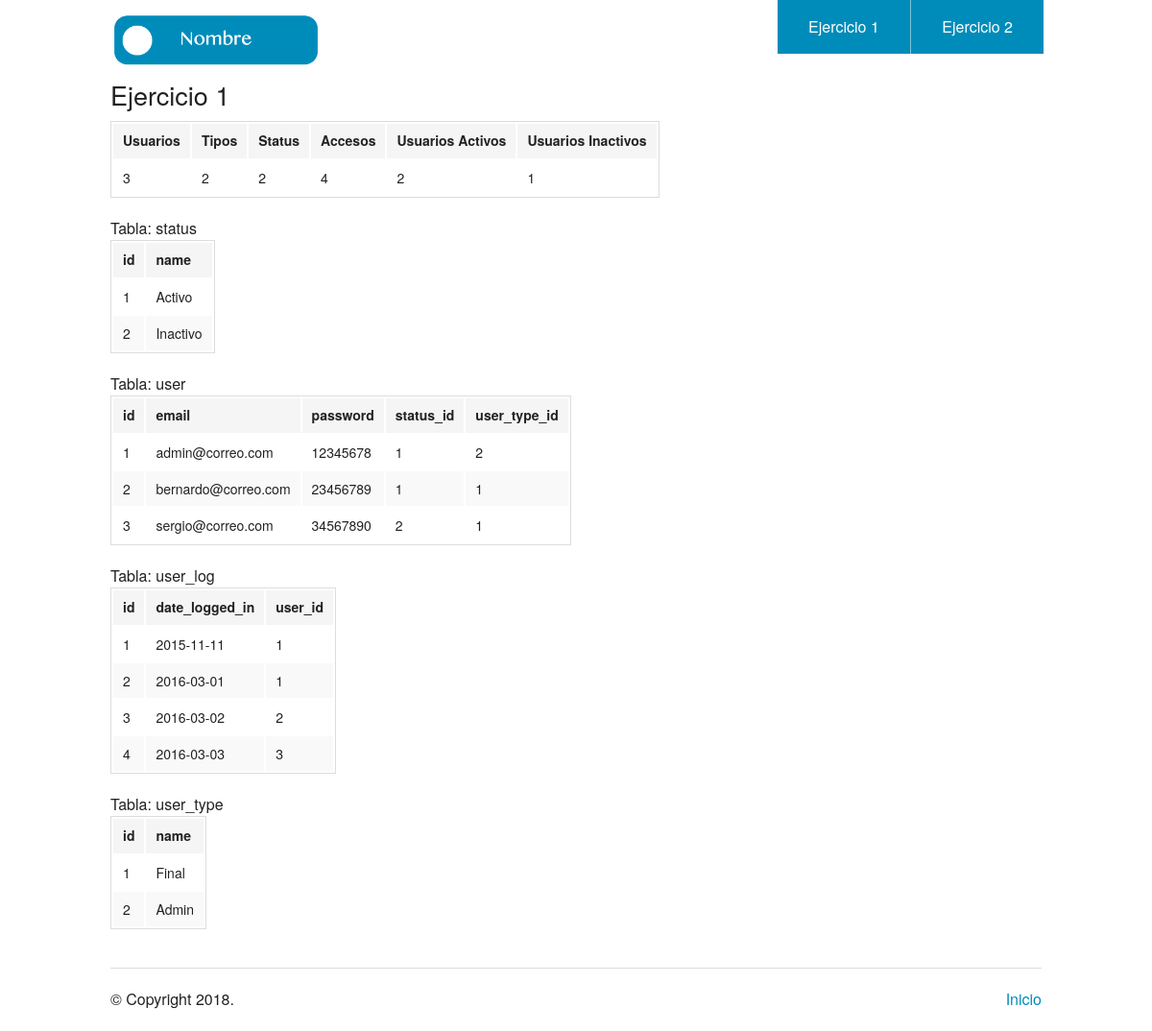
The page / on the database its author committed.
### tables this page shows
CREATE TABLE IF NOT EXISTS `status` (
  `id` int(11) NOT NULL AUTO_INCREMENT,
  `name` varchar(45) DEFAULT NULL,
  PRIMARY KEY (`id`)
);

CREATE TABLE IF NOT EXISTS `user` (
  `id` int(11) NOT NULL AUTO_INCREMENT,
  `email` varchar(45) DEFAULT NULL,
  `password` varchar(45) DEFAULT NULL,
  `status_id` int(11) NOT NULL,
  `user_type_id` int(11) NOT NULL,
  PRIMARY KEY (`id`),
  KEY `fk_user_status_idx` (`status_id`),
  KEY `fk_user_user_type1_idx` (`user_type_id`)
);

CREATE TABLE IF NOT EXISTS `user_type` (
  `id` int(11) NOT NULL AUTO_INCREMENT,
  `name` varchar(45) DEFAULT NULL,
  PRIMARY KEY (`id`)
);

### db/database2.php (called while the page is built, shortened)
<?php
	function getPDO(){
        $host = DB_HOST;
        $dbname = DB_DATABASE;
        $dbOtp = array(PDO::MYSQL_ATTR_INIT_COMMAND => "SET NAMES 'utf8'");
        $pdoObj = new PDO("mysql:host={$host};dbname={$dbname};port=3307", DB_USER, DB_PASSWORD, $dbOtp);
        return $pdoObj;
    }
	function count_users(){
		$db = getPDO();
		$stmt = $db->prepare("SELECT * FROM user");
		$stmt -> execute();
		$r = $stmt->rowCount();
		return $r;
	}
	function count_types(){
		$db = getPDO();
		$stmt = $db->prepare("SELECT * FROM user_type");
		$stmt -> execute();
		$r = $stmt->rowCount();
		return $r;
	}
	function count_status(){
		$db = getPDO();
		$stmt = $db->prepare("SELECT * FROM status");
		$stmt -> execute();
		$r = $stmt->rowCount();
		return $r;
	}
	function count_access(){
		$db = getPDO();
		$stmt = $db->prepare("SELECT * FROM user_log");
		$stmt -> execute();
		$r = $stmt->rowCount();
		return $r;
	}
	function count_active(){
		$db = getPDO();
		$stmt = $db->prepare("SELECT * FROM user WHERE status_id = 1");
		$stmt -> execute();
		$r = $stmt->rowCount();
		return $r;
	}
	function count_inactive(){
		$db = getPDO();
		$stmt = $db->prepare("SELECT * FROM user WHERE status_id = 2");
		$stmt -> execute();
		$r = $stmt->rowCount();
		return $r;
	}
	function selectAllFromTable($tabla){
		$db = getPDO();
		$stmt = $db->prepare("SELECT * FROM ".$tabla);
		$stmt->execute();
		return $stmt;
	}
?>

### index.php (the view, shortened to what this page needs)
<?php
  require_once("db/database2.php");
?>
<!doctype html>
<html class="no-js" lang="en">
  <head>
    <link rel="stylesheet" href="./css/foundation.css" />
  </head>
  <body>
    <?php require_once('header.php'); ?>
    <div class="row">
      <div class="large-9 columns">
        <h3>Ejercicio 1</h3>
        <div class="section-container tabs" data-section>
          <section class="section">
            <div class="content" data-slug="panel1">
              <table>
                <thead>
                  <th>
                    Usuarios
                  </th>
                  <th>
                    Tipos
                  </th>
                  <th>
                    Status
                  </th>
                  <th>
                    Accesos
                  </th>
                  <th>
                    Usuarios Activos
                  </th>
                  <th>
                    Usuarios Inactivos
                  </th>
                </thead>
                <tr>
                  <td>
                    <?php echo(count_users())?>
                  </td>
                  <td>
                    <?php echo(count_types())?>
                  </td>
                  <td>
                    <?php echo(count_status())?>
                  </td>
                  <td>
                    <?php echo(count_access())?>
                  </td>
                  <td>
                    <?php echo(count_active())?>
                  </td>
                  <td>
                    <?php echo(count_inactive())?>
                  </td>
                </tr>
              </table>
         	</div>
          <?php
          $tables=["status","user","user_log","user_type"];
          $cols=[["id","name"],["id","email","password","status_id","user_type_id"],["id","date_logged_in","user_id"],["id","name"]];
          $count=0;
          foreach($tables as $t){
            $r = selectAllFromTable($t);
            echo("Tabla: ".$t);
          ?>
            <table>
              <thead>
                <?php
                  for($i=0; $i<count($cols[$count]); $i++){
                    echo("<th>".$cols[$count][$i]."</th>");
                  }
                  $c = $r->rowCount();
                ?>
              </thead>
              <tbody>
                <?php
                  for($i=0; $i<$c;$i++){
                    $d=$r->fetch(PDO::FETCH_ASSOC);
                    echo("<tr>");
                    for($j=0; $j<count($cols[$count]); $j++){
                      echo("<td>".$d[$cols[$count][$j]]."</td>");
                    }
                    echo("</tr>");
                  }
                ?>
              </tbody>
            </table>
          <?php
          $count++;
          }
          ?>
          </section>
        </div>
      </div>
    </div>
    <?php require_once('footer.php'); ?>

### header.php
<div class="row">
  <div class="large-3 columns">
    <h1><img src="./img/logo.png"/></h1>
  </div>
  <div class="large-9 columns">
    <ul class="right button-group">
      <li><a href="./index.php" class="button">Ejercicio 1</a></li>
      <li><a href="./sistema_equipos.php" class="button">Ejercicio 2</a></li>
    </ul>
  </div>
</div>

### footer.php (shortened to what this page needs)
<?php $hoy = new DateTime('UTC');
      $hoy->format(DateTime::ISO8601)
 ?>
<footer class="row">
      <div class="large-12 columns">
        <hr/>
        <div class="row">
          <div class="large-6 columns">
            <p>&copy; Copyright <?php echo $hoy->format('Y');; ?>.</p>
          </div>
          <div class="large-6 columns">
            <ul class="inline-list right">
              <li><a href="./index.php">Inicio</a></li>
            </ul>
          </div>
        </div>
      </div>
    </footer>
  </body>
</html>

### rows shown on the page
status: id "1", name "Activo"
status: id "2", name "Inactivo"
user: id "1", email "admin@correo.com", password "12345678", status "1", user_type "2"
user: id "2", email "bernardo@correo.com", password "23456789", status "1", user_type "1"
user: id "3", email "sergio@correo.com", password "34567890", status "2", user_type "1"
user_type: id "1", name "Final"
user_type: id "2", name "Admin"

### other values the page prints
count_users() "3"
count_types() "2"
count_status() "2"
count_access() "4"
count_active() "2"
count_inactive() "1"
$t "status"
$cols[$count][$i] "id"
$cols[$count][$i] "name"
$t "user"
$cols[$count][$i] "email"
$cols[$count][$i] "password"
$cols[$count][$i] "status_id"
$cols[$count][$i] "user_type_id"
$t "user_log"
